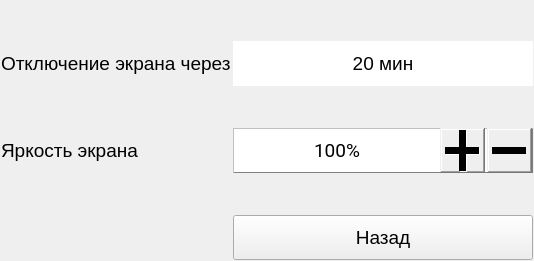
      <widget class="QWidget" name="pageScreen">
       <property name="cursor">
        <cursorShape>BlankCursor</cursorShape>
       </property>
       <layout class="QHBoxLayout" name="horizontalLayout_14">
        <property name="spacing">
         <number>2</number>
        </property>
        <property name="leftMargin">
         <number>1</number>
        </property>
        <property name="topMargin">
         <number>1</number>
        </property>
        <property name="rightMargin">
         <number>1</number>
        </property>
        <property name="bottomMargin">
         <number>1</number>
        </property>
        <item>
         <layout class="QGridLayout" name="gridLayout_8">
          <property name="spacing">
           <number>2</number>
          </property>
          <item row="3" column="0">
           <widget class="QLabel" name="label_33">
            <property name="font">
             <font>
              <pointsize>14</pointsize>
             </font>
            </property>
            <property name="cursor">
             <cursorShape>BlankCursor</cursorShape>
            </property>
            <property name="text">
             <string>Яркость экрана</string>
            </property>
           </widget>
          </item>
          <item row="1" column="0">
           <widget class="QLabel" name="label_32">
            <property name="font">
             <font>
              <pointsize>14</pointsize>
             </font>
            </property>
            <property name="cursor">
             <cursorShape>BlankCursor</cursorShape>
            </property>
            <property name="text">
             <string>Отключение экрана через</string>
            </property>
           </widget>
          </item>
          <item row="3" column="1">
           <widget class="QSpinBox" name="sbScreenBrightness">
            <property name="sizePolicy">
             <sizepolicy hsizetype="Preferred" vsizetype="Preferred">
              <horstretch>0</horstretch>
              <verstretch>0</verstretch>
             </sizepolicy>
            </property>
            <property name="minimumSize">
             <size>
              <width>0</width>
              <height>45</height>
             </size>
            </property>
            <property name="font">
             <font>
              <family>Roboto</family>
              <pointsize>14</pointsize>
              <weight>50</weight>
              <bold>false</bold>
             </font>
            </property>
            <property name="cursor">
             <cursorShape>BlankCursor</cursorShape>
            </property>
            <property name="styleSheet">
             <string notr="true">QSpinBox {color: rgb(0,0,0); border: 1px outset grey; padding-right: 45px;}
QSpinBox::up-button {subcontrol-position: right; right: 47 px; width: 45 px; height: 45 px;}
QSpinBox::down-button {subcontrol-position: right; width: 45 px; height: 45 px;}</string>
            </property>
            <property name="alignment">
             <set>Qt::AlignCenter</set>
            </property>
            <property name="buttonSymbols">
             <enum>QAbstractSpinBox::PlusMinus</enum>
            </property>
            <property name="suffix">
             <string>%</string>
            </property>
            <property name="minimum">
             <number>50</number>
            </property>
            <property name="maximum">
             <number>100</number>
            </property>
            <property name="singleStep">
             <number>5</number>
            </property>
            <property name="value">
             <number>100</number>
            </property>
           </widget>
          </item>
          <item row="4" column="1">
           <spacer name="verticalSpacer_3">
            <property name="orientation">
             <enum>Qt::Vertical</enum>
            </property>
            <property name="sizeHint" stdset="0">
             <size>
              <width>20</width>
              <height>40</height>
             </size>
            </property>
           </spacer>
          </item>
          <item row="2" column="1">
           <spacer name="verticalSpacer_4">
            <property name="orientation">
             <enum>Qt::Vertical</enum>
            </property>
            <property name="sizeHint" stdset="0">
             <size>
              <width>20</width>
              <height>40</height>
             </size>
            </property>
           </spacer>
          </item>
          <item row="5" column="1">
           <widget class="QPushButton" name="pbBack4">
            <property name="sizePolicy">
             <sizepolicy hsizetype="Preferred" vsizetype="Preferred">
              <horstretch>0</horstretch>
              <verstretch>0</verstretch>
             </sizepolicy>
            </property>
            <property name="minimumSize">
             <size>
              <width>300</width>
              <height>45</height>
             </size>
            </property>
            <property name="font">
             <font>
              <pointsize>14</pointsize>
             </font>
            </property>
            <property name="cursor">
             <cursorShape>BlankCursor</cursorShape>
            </property>
            <property name="text">
             <string>Назад</string>
            </property>
           </widget>
          </item>
          <item row="1" column="1">
           <widget class="QPushButton" name="pbScreenOffDelay">
            <property name="sizePolicy">
             <sizepolicy hsizetype="Preferred" vsizetype="Preferred">
              <horstretch>0</horstretch>
              <verstretch>0</verstretch>
             </sizepolicy>
            </property>
            <property name="minimumSize">
             <size>
              <width>0</width>
              <height>45</height>
             </size>
            </property>
            <property name="palette">
             <palette>
              <active>
               <colorrole role="Button">
                <brush brushstyle="SolidPattern">
                 <color alpha="255">
                  <red>255</red>
                  <green>255</green>
                  <blue>255</blue>
                 </color>
                </brush>
               </colorrole>
               <colorrole role="Base">
                <brush brushstyle="SolidPattern">
                 <color alpha="255">
                  <red>255</red>
                  <green>255</green>
                  <blue>255</blue>
                 </color>
                </brush>
               </colorrole>
               <colorrole role="Window">
                <brush brushstyle="SolidPattern">
                 <color alpha="255">
                  <red>255</red>
                  <green>255</green>
                  <blue>255</blue>
                 </color>
                </brush>
               </colorrole>
              </active>
              <inactive>
               <colorrole role="Button">
                <brush brushstyle="SolidPattern">
                 <color alpha="255">
                  <red>255</red>
                  <green>255</green>
                  <blue>255</blue>
                 </color>
                </brush>
               </colorrole>
               <colorrole role="Base">
                <brush brushstyle="SolidPattern">
                 <color alpha="255">
                  <red>255</red>
                  <green>255</green>
                  <blue>255</blue>
                 </color>
                </brush>
               </colorrole>
               <colorrole role="Window">
                <brush brushstyle="SolidPattern">
                 <color alpha="255">
                  <red>255</red>
                  <green>255</green>
                  <blue>255</blue>
                 </color>
                </brush>
               </colorrole>
              </inactive>
              <disabled>
               <colorrole role="Button">
                <brush brushstyle="SolidPattern">
                 <color alpha="255">
                  <red>255</red>
                  <green>255</green>
                  <blue>255</blue>
                 </color>
                </brush>
               </colorrole>
               <colorrole role="Base">
                <brush brushstyle="SolidPattern">
                 <color alpha="255">
                  <red>255</red>
                  <green>255</green>
                  <blue>255</blue>
                 </color>
                </brush>
               </colorrole>
               <colorrole role="Window">
                <brush brushstyle="SolidPattern">
                 <color alpha="255">
                  <red>255</red>
                  <green>255</green>
                  <blue>255</blue>
                 </color>
                </brush>
               </colorrole>
              </disabled>
             </palette>
            </property>
            <property name="font">
             <font>
              <pointsize>14</pointsize>
              <weight>50</weight>
              <bold>false</bold>
             </font>
            </property>
            <property name="cursor">
             <cursorShape>BlankCursor</cursorShape>
            </property>
            <property name="autoFillBackground">
             <bool>true</bool>
            </property>
            <property name="text">
             <string>20 мин</string>
            </property>
            <property name="flat">
             <bool>true</bool>
            </property>
           </widget>
          </item>
          <item row="0" column="1">
           <spacer name="verticalSpacer_8">
            <property name="orientation">
             <enum>Qt::Vertical</enum>
            </property>
            <property name="sizeHint" stdset="0">
             <size>
              <width>20</width>
              <height>40</height>
             </size>
            </property>
           </spacer>
          </item>
         </layout>
        </item>
       </layout>
      </widget>
